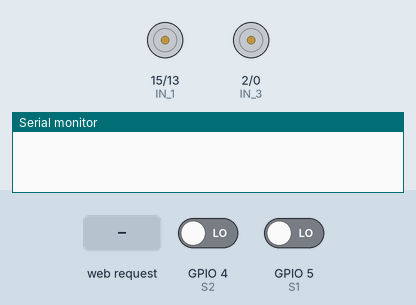
Recording of a sketch running on a simulated ESP8266 (NodeMCU). Parts: motor-driver pin pairs drawn as motors (green arrow = first pin HIGH = forward, orange = second pin HIGH = backward, longer = more drive, scaled by the enable pin), the last lines printed to the serial monitor. Inputs (shaded band) come from the test bench; at power-on: GPIO 4 (S2) LOW, GPIO 5 (S1) LOW.

Above: at 1.2 s.
1.3 s: HTTP request GET /LINE_ON received
At 1.7 s:
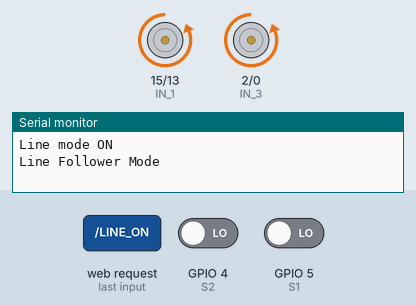
2.8 s: HTTP request GET /LINE_OFF received
4.3 s: HTTP request GET /B received
At 5.2 s:
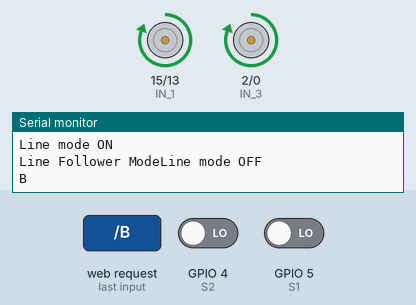
5.8 s: HTTP request GET /R received
At 6.4 s:
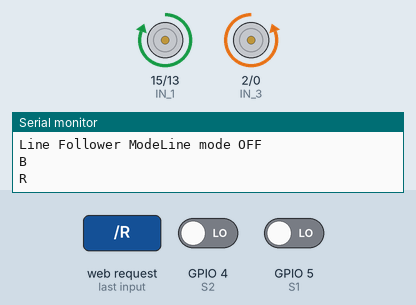
7.3 s: HTTP request GET /OFF received
At 8.7 s:
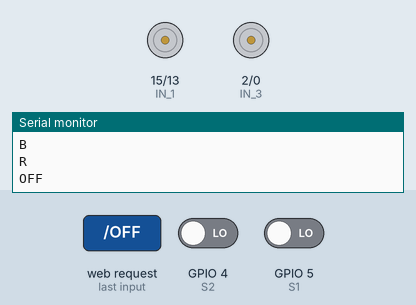
Timing chart, 0 to 9.8 s (numbered marks = the images above; inputs shaded):
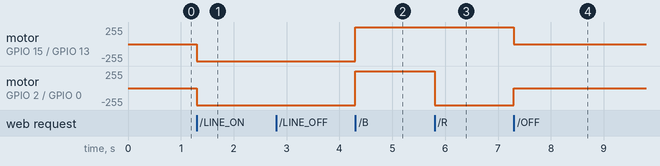

The sketch:

manual_and_ir.ino
```cpp
//input pins
#define ENA   14          // Enable/speed motors Right        GPIO14(D5)
#define ENB   12          // Enable/speed motors Left         GPIO12(D6)
#define IN_1  15          // L298N in1 motors Rightx          GPIO15(D8)
#define IN_2  13          // L298N in2 motors Right           GPIO13(D7)
#define IN_3  2           // L298N in3 motors Left            GPIO2(D4)
#define IN_4  0           // L298N in4 motors Left            GPIO0(D3)
#define S1    5           //sensor (D1)
#define S2    4            //sensor (D2)

#include <ESP8266WiFi.h>
const char WiFiPassword[] = "";//Leave Blank if you do not want to have a password to enter the Node
const char AP_NameChar[] = "DORAEMON";

//speed
int speedCar = 800;         // 400 - 1023.
int speed_Coeff = 3;

//flag for line following
bool flag_line = false;
WiFiServer server(80);

String request = "";


void setup()
{
  pinMode(ENA, OUTPUT);
  pinMode(ENB, OUTPUT);
  pinMode(IN_1, OUTPUT);
  pinMode(IN_2, OUTPUT);
  pinMode(IN_3, OUTPUT);
  pinMode(IN_4, OUTPUT);
  pinMode(S1,INPUT);
  pinMode(S2,INPUT);

  Serial.begin(9600);
  WiFi.disconnect();
  boolean conn = WiFi.softAP(AP_NameChar, WiFiPassword);
  server.begin();

}
void goAhead(){

      digitalWrite(IN_1, LOW);
      digitalWrite(IN_2, HIGH);
      analogWrite(ENA, speedCar);

      digitalWrite(IN_3, LOW);
      digitalWrite(IN_4, HIGH);
      analogWrite(ENB, speedCar);
}

void goBack(){

      digitalWrite(IN_1, HIGH);
      digitalWrite(IN_2, LOW);
      analogWrite(ENA, speedCar);

      digitalWrite(IN_3, HIGH);
      digitalWrite(IN_4, LOW);
      analogWrite(ENB, speedCar);
  }
void goRight(){

      digitalWrite(IN_1, HIGH);
      digitalWrite(IN_2, LOW);
      analogWrite(ENA, speedCar);

      digitalWrite(IN_3, LOW);
      digitalWrite(IN_4, HIGH);
      analogWrite(ENB, speedCar);
  }

void goLeft(){

      digitalWrite(IN_1, LOW);
      digitalWrite(IN_2, HIGH);
      analogWrite(ENA, speedCar);

      digitalWrite(IN_3, HIGH);
      digitalWrite(IN_4, LOW);
      analogWrite(ENB, speedCar);
  }
void stopRobot(){

      digitalWrite(IN_1, LOW);
      digitalWrite(IN_2, LOW);
      analogWrite(ENA, speedCar);

      digitalWrite(IN_3, LOW);
      digitalWrite(IN_4, LOW);
      analogWrite(ENB, speedCar);
 }

void loop()
{

  // Check if a client has connected
  WiFiClient client = server.available();
  if (!client)  {
    return;
  }

  // Read the first line of the request
  request = client.readStringUntil('\r');
  //GET / HTTP/1.1
  if  ( request == "GET /LINE_ON HTTP/1.1" ) {
    flag_line = true;
    //client.flush();
    client.println("HTTP/1.1 200 OK\r\n");
    client.println( "Line mode ON");
    client.flush();
    Serial.println("Line mode ON");
  }
  else if  ( request == "GET /LINE_OFF HTTP/1.1" ) {
    //client.flush();
    flag_line = false;
    client.println("HTTP/1.1 200 OK\r\n");
    client.println( "Line mode OFF");
    client.flush();
    Serial.println("Line mode OFF");
  }

  if(!flag_line){
    if  ( request == "GET /F HTTP/1.1" ) {
      Serial.println("F");
        goAhead();
    //client.flush();
    client.println("HTTP/1.1 200 OK\r\n");
    client.println( "F");
    client.flush();

  }
   else if  ( request == "GET /B HTTP/1.1" ) {
      Serial.println("B");
        goBack();
    //client.flush();
    client.println("HTTP/1.1 200 OK\r\n");
    client.println( "B");
    client.flush();

  }
    if  ( request == "GET /R HTTP/1.1" ) {
      Serial.println("R");
        goRight();
    //client.flush();
    client.println("HTTP/1.1 200 OK\r\n");
    client.println( "R");
    client.flush();

  }
    if  ( request == "GET /L HTTP/1.1" ) {
      Serial.println("L");
        goAhead();
    //client.flush();
    client.println("HTTP/1.1 200 OK\r\n");
    client.println( "L");
    client.flush();

  }
    else if  ( request == "GET /OFF HTTP/1.1" ) {
      Serial.println("OFF");
        stopRobot();
    //client.flush();
    client.println("HTTP/1.1 200 OK\r\n");
    client.println( "OFF");
    client.flush();

  }
  delay(5);
  }
  else if(flag_line){
    //CODE FOR LINE FOLLOWING
    //S1 Sensor on right side
    Serial.print("Line Follower Mode");
    if(digitalRead(S1)==LOW  && digitalRead(S2)==LOW)
    {
      goAhead();
    }
    if(digitalRead(S1)==HIGH  && digitalRead(S2)==LOW)
    {
      goRight();
    }
    if(digitalRead(S1)==LOW  && digitalRead(S2)==HIGH)
    {
      goLeft();
    }
    if(digitalRead(S1)==HIGH  && digitalRead(S2)==HIGH)
    {
      stopRobot();
    }
  }
  delay(5);


} 
```

Measured:
- after the input at 1.3 s, motor on GPIO 15 (IN_1) / GPIO 13 (IN_2), motor on GPIO 2 (IN_3) / GPIO 0 (IN_4): stopped → backward 255/255 at once
- after the input at 4.3 s, motor on GPIO 15 (IN_1) / GPIO 13 (IN_2), motor on GPIO 2 (IN_3) / GPIO 0 (IN_4): backward 255/255 → forward 255/255 at once
- after the input at 5.8 s, motor on GPIO 2 (IN_3) / GPIO 0 (IN_4): forward 255/255 → backward 255/255 at once
- after the input at 7.3 s, motor on GPIO 15 (IN_1) / GPIO 13 (IN_2): forward 255/255 → stopped at once; motor on GPIO 2 (IN_3) / GPIO 0 (IN_4): backward 255/255 → stopped at once
